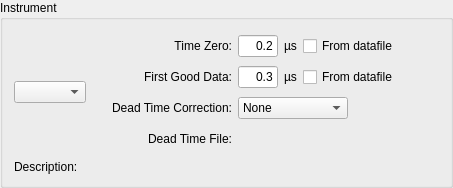
        <widget class="QGroupBox" name="groupBox">
         <property name="sizePolicy">
          <sizepolicy hsizetype="Preferred" vsizetype="Preferred">
           <horstretch>0</horstretch>
           <verstretch>0</verstretch>
          </sizepolicy>
         </property>
         <property name="title">
          <string>Instrument</string>
         </property>
         <layout class="QGridLayout" name="gridLayout_9">
          <property name="verticalSpacing">
           <number>6</number>
          </property>
          <item row="1" column="0">
           <layout class="QVBoxLayout" name="verticalLayout_2">
            <item>
             <widget class="QLabel" name="instrumentDescription">
              <property name="text">
               <string>Description:</string>
              </property>
             </widget>
            </item>
           </layout>
          </item>
          <item row="0" column="0">
           <layout class="QHBoxLayout" name="horizontalLayout_11">
            <item >
             <widget class="MantidQt::MantidWidgets::InstrumentSelector" name="instrSelector">
              <property name="sizePolicy">
               <sizepolicy hsizetype="Fixed" vsizetype="Fixed">
                <horstretch>0</horstretch>
                <verstretch>0</verstretch>
               </sizepolicy>
              </property>
              <property name="toolTip">
               <string>&lt;!DOCTYPE HTML PUBLIC &quot;-//W3C//DTD HTML 4.0//EN&quot; &quot;http://www.w3.org/TR/REC-html40/strict.dtd&quot;&gt;
&lt;html&gt;&lt;head&gt;&lt;meta name=&quot;qrichtext&quot; content=&quot;1&quot; /&gt;&lt;style type=&quot;text/css&quot;&gt;
p, li { white-space: pre-wrap; }
&lt;/style&gt;&lt;/head&gt;&lt;body style=&quot; font-family:'MS Shell Dlg 2'; font-size:8.25pt; font-weight:400; font-style:normal;&quot;&gt;
&lt;p style=&quot; margin-top:0px; margin-bottom:0px; margin-left:0px; margin-right:0px; -qt-block-indent:0; text-indent:0px;&quot;&gt;&lt;span style=&quot; font-size:8pt;&quot;&gt;Select the instrument on which &lt;/span&gt;&lt;/p&gt;
&lt;p style=&quot; margin-top:0px; margin-bottom:0px; margin-left:0px; margin-right:0px; -qt-block-indent:0; text-indent:0px;&quot;&gt;&lt;span style=&quot; font-size:8pt;&quot;&gt;the experiment is being / was &lt;/span&gt;&lt;/p&gt;
&lt;p style=&quot; margin-top:0px; margin-bottom:0px; margin-left:0px; margin-right:0px; -qt-block-indent:0; text-indent:0px;&quot;&gt;&lt;span style=&quot; font-size:8pt;&quot;&gt;run.&lt;/span&gt;&lt;/p&gt;&lt;/body&gt;&lt;/html&gt;</string>
              </property>
              <property name="techniques" stdset="0">
               <stringlist>
                <string>Muon spectroscopy</string>
               </stringlist>
              </property>
             </widget>
            </item>
            <item>
             <spacer name="horizontalSpacer_2">
              <property name="orientation">
               <enum>Qt::Horizontal</enum>
              </property>
              <property name="sizeType">
               <enum>QSizePolicy::Fixed</enum>
              </property>
              <property name="sizeHint" stdset="0">
               <size>
                <width>20</width>
                <height>20</height>
               </size>
              </property>
             </spacer>
            </item>
            <item>
             <layout class="QGridLayout" name="gridLayout_23">
              <property name="horizontalSpacing">
               <number>5</number>
              </property>
              <property name="verticalSpacing">
               <number>1</number>
              </property>
              <property name="topMargin">
               <number>0</number>
              </property>
              <item row="3" column="1">
               <widget class="QWidget" name="horizontalWidget_2" native="true">
                <property name="minimumSize">
                 <size>
                  <width>0</width>
                  <height>30</height>
                 </size>
                </property>
                <layout class="QHBoxLayout" name="horizontalLayout_18">
                 <property name="margin">
                  <number>1</number>
                 </property>
                 <item>
                  <widget class="QComboBox" name="deadTimeType">
                   <property name="sizePolicy">
                    <sizepolicy hsizetype="Preferred" vsizetype="Fixed">
                     <horstretch>0</horstretch>
                     <verstretch>0</verstretch>
                    </sizepolicy>
                   </property>
                   <item>
                    <property name="text">
                     <string>None</string>
                    </property>
                   </item>
                   <item>
                    <property name="text">
                     <string>From Data File</string>
                    </property>
                   </item>
                   <item>
                    <property name="text">
                     <string>From Disk</string>
                    </property>
                   </item>
                  </widget>
                 </item>
                 <item>
                  <spacer name="horizontalSpacer_11">
                   <property name="orientation">
                    <enum>Qt::Horizontal</enum>
                   </property>
                   <property name="sizeHint" stdset="0">
                    <size>
                     <width>40</width>
                     <height>20</height>
                    </size>
                   </property>
                  </spacer>
                 </item>
                </layout>
               </widget>
              </item>
              <item row="4" column="1">
               <widget class="MantidQt::MantidWidgets::MWRunFiles" name="mwRunDeadTimeFile" native="true">
                <property name="enabled">
                 <bool>true</bool>
                </property>
                <property name="minimumSize">
                 <size>
                  <width>0</width>
                  <height>30</height>
                 </size>
                </property>
                <property name="maximumSize">
                 <size>
                  <width>16777215</width>
                  <height>30</height>
                 </size>
                </property>
                <property name="baseSize">
                 <size>
                  <width>0</width>
                  <height>0</height>
                 </size>
                </property>
                <property name="label" stdset="0">
                 <string/>
                </property>
               </widget>
              </item>
              <item row="3" column="0">
               <widget class="QLabel" name="dtcLabel">
                <property name="sizePolicy">
                 <sizepolicy hsizetype="Preferred" vsizetype="Preferred">
                  <horstretch>0</horstretch>
                  <verstretch>0</verstretch>
                 </sizepolicy>
                </property>
                <property name="text">
                 <string>Dead Time Correction:</string>
                </property>
                <property name="alignment">
                 <set>Qt::AlignRight|Qt::AlignTrailing|Qt::AlignVCenter</set>
                </property>
               </widget>
              </item>
              <item row="4" column="0">
               <widget class="QLabel" name="dtcFileLabel">
                <property name="text">
                 <string>Dead Time File:</string>
                </property>
                <property name="alignment">
                 <set>Qt::AlignRight|Qt::AlignTrailing|Qt::AlignVCenter</set>
                </property>
               </widget>
              </item>
              <item row="2" column="0">
               <widget class="QLabel" name="firstGoodDataLabel">
                <property name="sizePolicy">
                 <sizepolicy hsizetype="Preferred" vsizetype="Preferred">
                  <horstretch>0</horstretch>
                  <verstretch>0</verstretch>
                 </sizepolicy>
                </property>
                <property name="text">
                 <string>First Good Data:</string>
                </property>
                <property name="alignment">
                 <set>Qt::AlignRight|Qt::AlignTrailing|Qt::AlignVCenter</set>
                </property>
               </widget>
              </item>
              <item row="1" column="0">
               <widget class="QLabel" name="timeZeroLabel">
                <property name="sizePolicy">
                 <sizepolicy hsizetype="Preferred" vsizetype="Preferred">
                  <horstretch>0</horstretch>
                  <verstretch>0</verstretch>
                 </sizepolicy>
                </property>
                <property name="text">
                 <string>Time Zero:</string>
                </property>
                <property name="alignment">
                 <set>Qt::AlignRight|Qt::AlignTrailing|Qt::AlignVCenter</set>
                </property>
               </widget>
              </item>
              <item row="1" column="1">
               <widget class="QWidget" name="horizontalWidget" native="true">
                <property name="sizePolicy">
                 <sizepolicy hsizetype="Preferred" vsizetype="Preferred">
                  <horstretch>0</horstretch>
                  <verstretch>0</verstretch>
                 </sizepolicy>
                </property>
                <property name="minimumSize">
                 <size>
                  <width>0</width>
                  <height>30</height>
                 </size>
                </property>
                <property name="maximumSize">
                 <size>
                  <width>16777215</width>
                  <height>30</height>
                 </size>
                </property>
                <layout class="QHBoxLayout" name="horizontalLayout_13">
                 <property name="margin">
                  <number>1</number>
                 </property>
                 <item>
                  <widget class="QLineEdit" name="timeZeroFront">
                   <property name="enabled">
                    <bool>true</bool>
                   </property>
                   <property name="sizePolicy">
                    <sizepolicy hsizetype="Preferred" vsizetype="Fixed">
                     <horstretch>0</horstretch>
                     <verstretch>0</verstretch>
                    </sizepolicy>
                   </property>
                   <property name="minimumSize">
                    <size>
                     <width>0</width>
                     <height>0</height>
                    </size>
                   </property>
                   <property name="maximumSize">
                    <size>
                     <width>40</width>
                     <height>16777215</height>
                    </size>
                   </property>
                   <property name="text">
                    <string>0.2</string>
                   </property>
                   <property name="alignment">
                    <set>Qt::AlignRight|Qt::AlignTrailing|Qt::AlignVCenter</set>
                   </property>
                  </widget>
                 </item>
                 <item>
                  <widget class="QLabel" name="label_15">
                   <property name="text">
                    <string>µs</string>
                   </property>
                  </widget>
                 </item>
                 <item>
                  <widget class="QCheckBox" name="timeZeroAuto">
                   <property name="sizePolicy">
                    <sizepolicy hsizetype="Preferred" vsizetype="Fixed">
                     <horstretch>0</horstretch>
                     <verstretch>0</verstretch>
                    </sizepolicy>
                   </property>
                   <property name="text">
                    <string>From datafile</string>
                   </property>
                   <property name="tristate">
                    <bool>false</bool>
                   </property>
                  </widget>
                 </item>
                 <item>
                  <spacer name="horizontalSpacer_3">
                   <property name="orientation">
                    <enum>Qt::Horizontal</enum>
                   </property>
                   <property name="sizeHint" stdset="0">
                    <size>
                     <width>40</width>
                     <height>20</height>
                    </size>
                   </property>
                  </spacer>
                 </item>
                </layout>
               </widget>
              </item>
              <item row="2" column="1">
               <widget class="QWidget" name="horizontalWidget_4" native="true">
                <property name="sizePolicy">
                 <sizepolicy hsizetype="Preferred" vsizetype="Preferred">
                  <horstretch>0</horstretch>
                  <verstretch>0</verstretch>
                 </sizepolicy>
                </property>
                <property name="minimumSize">
                 <size>
                  <width>0</width>
                  <height>30</height>
                 </size>
                </property>
                <property name="maximumSize">
                 <size>
                  <width>16777215</width>
                  <height>30</height>
                 </size>
                </property>
                <layout class="QHBoxLayout" name="horizontalLayout_17">
                 <property name="margin">
                  <number>1</number>
                 </property>
                 <item>
                  <widget class="QLineEdit" name="firstGoodBinFront">
                   <property name="enabled">
                    <bool>true</bool>
                   </property>
                   <property name="sizePolicy">
                    <sizepolicy hsizetype="Preferred" vsizetype="Fixed">
                     <horstretch>0</horstretch>
                     <verstretch>0</verstretch>
                    </sizepolicy>
                   </property>
                   <property name="minimumSize">
                    <size>
                     <width>0</width>
                     <height>0</height>
                    </size>
                   </property>
                   <property name="maximumSize">
                    <size>
                     <width>40</width>
                     <height>16777215</height>
                    </size>
                   </property>
                   <property name="text">
                    <string>0.3</string>
                   </property>
                   <property name="alignment">
                    <set>Qt::AlignRight|Qt::AlignTrailing|Qt::AlignVCenter</set>
                   </property>
                  </widget>
                 </item>
                 <item>
                  <widget class="QLabel" name="label_16">
                   <property name="text">
                    <string>µs</string>
                   </property>
                  </widget>
                 </item>
                 <item>
                  <widget class="QCheckBox" name="firstGoodDataAuto">
                   <property name="sizePolicy">
                    <sizepolicy hsizetype="Preferred" vsizetype="Fixed">
                     <horstretch>0</horstretch>
                     <verstretch>0</verstretch>
                    </sizepolicy>
                   </property>
                   <property name="text">
                    <string>From datafile</string>
                   </property>
                  </widget>
                 </item>
                 <item>
                  <spacer name="horizontalSpacer_10">
                   <property name="orientation">
                    <enum>Qt::Horizontal</enum>
                   </property>
                   <property name="sizeHint" stdset="0">
                    <size>
                     <width>40</width>
                     <height>20</height>
                    </size>
                   </property>
                  </spacer>
                 </item>
                </layout>
               </widget>
              </item>
             </layout>
            </item>
           </layout>
          </item>
         </layout>
        </widget>
